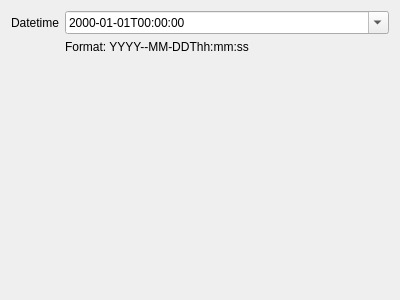
<?xml version="1.0" encoding="UTF-8"?>
<!--
######################################################################################################################
# Copyright (C) 2017-2022 Spine project consortium
# This file is part of Spine Toolbox.
# Spine Toolbox is free software: you can redistribute it and\/or modify it under the terms of the GNU Lesser General
# Public License as published by the Free Software Foundation, either version 3 of the License, or (at your option)
# any later version. This program is distributed in the hope that it will be useful, but WITHOUT ANY WARRANTY;
# without even the implied warranty of MERCHANTABILITY or FITNESS FOR A PARTICULAR PURPOSE. See the GNU Lesser General
# Public License for more details. You should have received a copy of the GNU Lesser General Public License along with
# this program. If not, see <http:\/\/www.gnu.org\/licenses\/>.
######################################################################################################################
-->
<ui version="4.0">
 <class>DatetimeEditor</class>
 <widget class="QWidget" name="DatetimeEditor">
  <property name="geometry">
   <rect>
    <x>0</x>
    <y>0</y>
    <width>400</width>
    <height>300</height>
   </rect>
  </property>
  <property name="windowTitle">
   <string>Form</string>
  </property>
  <layout class="QVBoxLayout" name="verticalLayout">
   <item>
    <layout class="QFormLayout" name="layout">
     <item row="0" column="0">
      <widget class="QLabel" name="datetime_edit_label">
       <property name="text">
        <string>Datetime</string>
       </property>
      </widget>
     </item>
     <item row="0" column="1">
      <layout class="QVBoxLayout" name="edit_layout">
       <item>
        <widget class="QDateTimeEdit" name="datetime_edit">
         <property name="displayFormat">
          <string>yyyy-MM-ddTHH:mm:ss</string>
         </property>
         <property name="calendarPopup">
          <bool>true</bool>
         </property>
        </widget>
       </item>
       <item>
        <widget class="QLabel" name="format_label">
         <property name="text">
          <string>Format: YYYY--MM-DDThh:mm:ss</string>
         </property>
        </widget>
       </item>
      </layout>
     </item>
    </layout>
   </item>
  </layout>
 </widget>
 <resources/>
 <connections/>
</ui>
